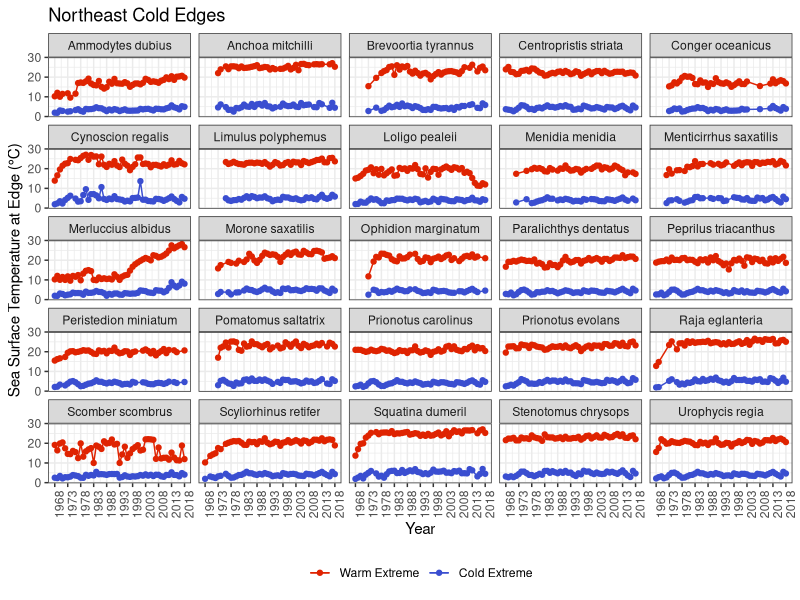
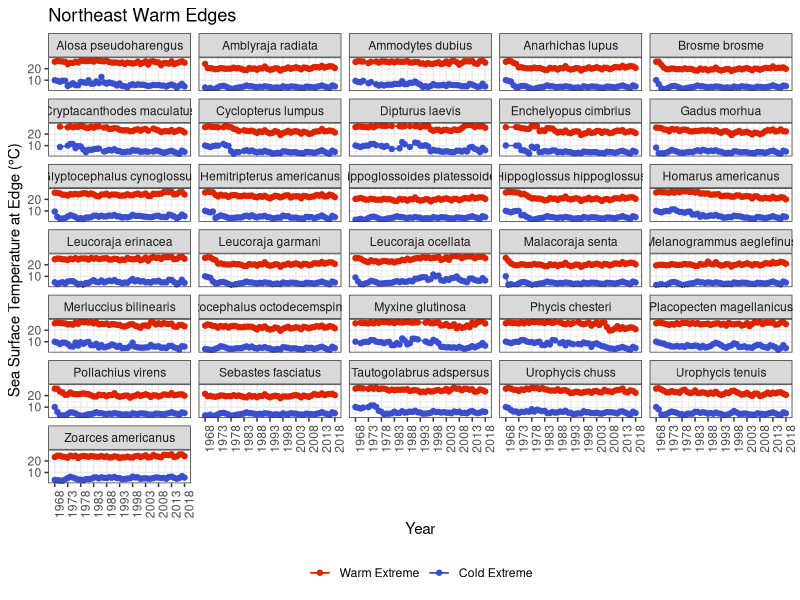
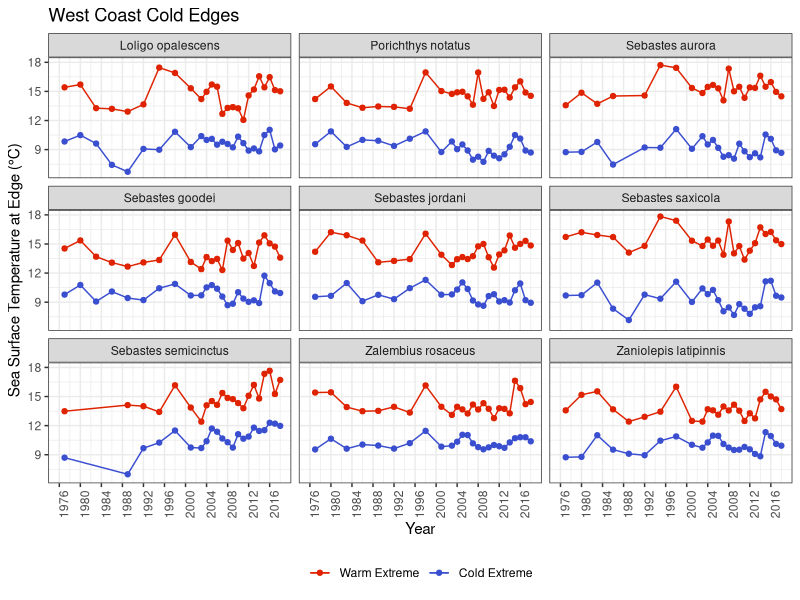
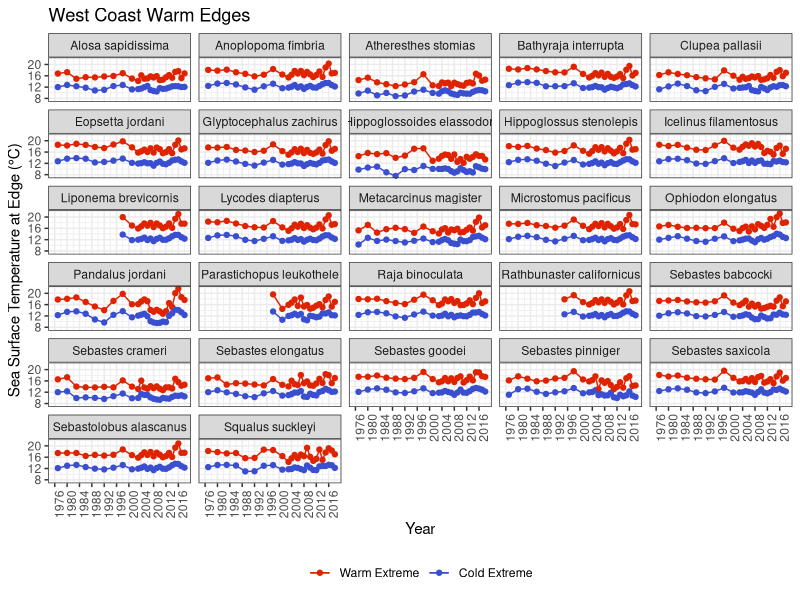
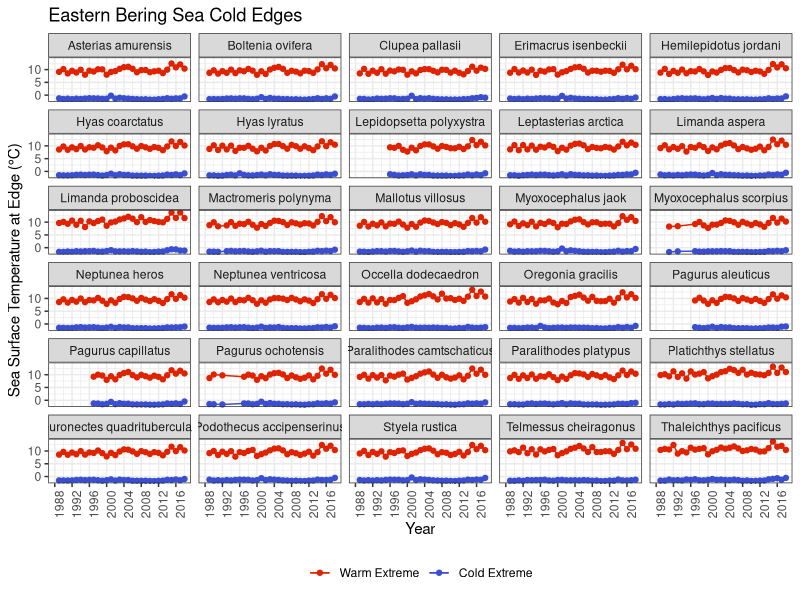
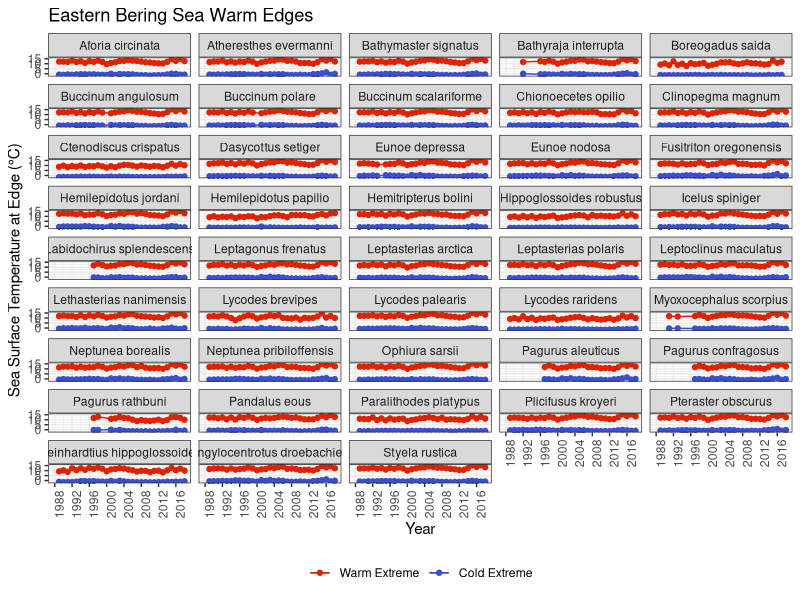
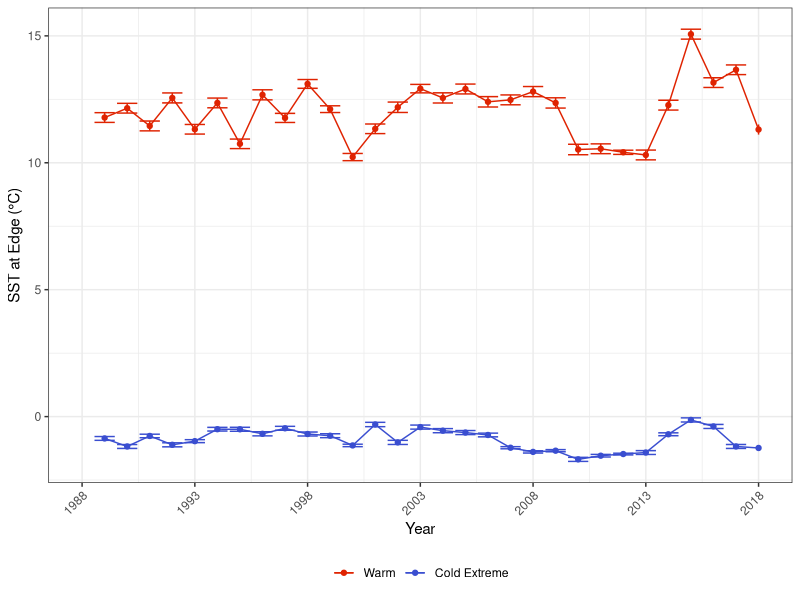
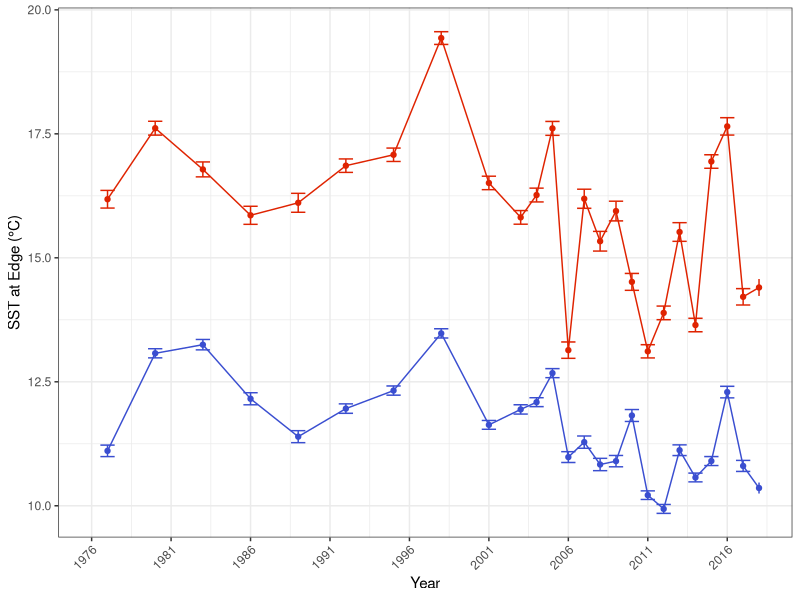

Recreate these plots in R, in order.
library(tidyverse)
library(here)

spp.bayes.niche.lm.stats <- read_csv( here("results","species_bayes_niche_lm_summary.csv"))

dat.predict.niche <- read_csv(here("processed-data","species_thermal_niche_v_time.csv"))

# make example plots for methods schematic 
ex.spp1 <- "chionoecetes opilio" # snow crab 
ex.spp2 <- "centropristis striata" # black seabass
ex.spp3 <- "sebastes pinniger" # canary rockfish

ex.gg1 <- dat.predict.niche %>%
  filter(region=="ebs",quantile=="quantile_0.01", species==ex.spp1) %>%
  mutate(species = str_to_sentence(species)) %>%
  ggplot(aes(x=year_match, y=sst, ymin=sst-sstSE, ymax=sst+sstSE, color=predicted.var)) +
  geom_point() +
  geom_line() +
  geom_errorbar() +
  scale_color_manual(values=c("#DF2301","#3A4ED0"), labels=c("Warm","Cold Extreme")) +
  theme_bw() +
  labs(x="Year",y="SST at Edge (°C)", color=NULL) +
  theme(legend.position="bottom",
        axis.text.x = element_text(angle = 90))+
  scale_x_continuous(limits=c(1988, 2018), breaks=seq(1988, 2018, 5))+ 
  theme(axis.text.x=element_text(angle=45, hjust=1))+
  NULL


ex.gg3 <- dat.predict.niche %>%
  filter(region=="wc",quantile=="quantile_0.01", species==ex.spp3) %>%
  mutate(species = str_to_sentence(species)) %>%
  ggplot(aes(x=year_match, y=sst, ymin=sst-sstSE, ymax=sst+sstSE, color=predicted.var)) +
  geom_point() +
  geom_line() +
  geom_errorbar() +
  scale_color_manual(values=c("#DF2301","#3A4ED0"), labels=c("Warm Extreme","Cold Extreme")) +
  theme_bw() +
  labs(x="Year",y="SST at Edge (°C)", color=NULL) +
  theme(legend.position="none", # plot is too small!
        axis.text.x = element_text(angle = 90))+
  scale_x_continuous(limits=c(1976, 2018), breaks=seq(1976, 2018, 5))+
  theme(axis.text.x=element_text(angle=45, hjust=1))+
  NULL

ggsave(ex.gg1, dpi=600, width=1.5, height=1.5, filename=here("results",paste0("example_niche_",ex.spp1,".png")), scale=1.5)
ggsave(ex.gg3, dpi=600, width=1.5, height=1.5, filename=here("results",paste0("example_niche_",ex.spp3,".png")), scale=1.5)


# make regional plots for supplement 
neus.cold.niche.time.gg <- dat.predict.niche %>%
  filter(region=="neus", quantile=="quantile_0.99") %>%
  mutate(species = str_to_sentence(species)) %>%
  ggplot(aes(x=year_match, y=sst, ymin=sst-sstSE, ymax=sst+sstSE, color=predicted.var)) +
  geom_point() +
  geom_line() +
  geom_errorbar() +
  scale_color_manual(values=c("#DF2301","#3A4ED0"), labels=c("Warm Extreme","Cold Extreme")) +
  theme_bw() +
  labs(x="Year",y="Sea Surface Temperature at Edge (°C)", title="Northeast Cold Edges", color=NULL) +
  theme(legend.position="bottom",
        axis.text.x = element_text(angle = 90))+
  scale_x_continuous(limits=c(1968, 2018), breaks=seq(1968, 2018, 5))+ 
  facet_wrap(~species, ncol=5) +
  NULL
neus.cold.niche.time.gg

neus.warm.niche.time.gg <- dat.predict.niche %>%
  filter(region=="neus", quantile=="quantile_0.01") %>%
  mutate(species = str_to_sentence(species)) %>%
  ggplot(aes(x=year_match, y=sst, ymin=sst-sstSE, ymax=sst+sstSE, color=predicted.var)) +
  geom_point() +
  geom_line() +
  geom_errorbar() +
  scale_color_manual(values=c("#DF2301","#3A4ED0"), labels=c("Warm Extreme","Cold Extreme")) +
  theme_bw() +
  labs(x="Year",y="Sea Surface Temperature at Edge (°C)",title="Northeast Warm Edges",  color=NULL) +
  theme(legend.position="bottom",
        axis.text.x = element_text(angle = 90))+
  scale_x_continuous(limits=c(1968, 2018), breaks=seq(1968, 2018, 5))+ 
  facet_wrap(~species, ncol=5) +
  NULL
neus.warm.niche.time.gg

wc.cold.niche.time.gg <- dat.predict.niche %>%
  filter(region=="wc", quantile=="quantile_0.99") %>%
  mutate(species = str_to_sentence(species)) %>%
  ggplot(aes(x=year_match, y=sst, ymin=sst-sstSE, ymax=sst+sstSE, color=predicted.var)) +
  geom_point() +
  geom_line() +
  geom_errorbar() +
  scale_color_manual(values=c("#DF2301","#3A4ED0"), labels=c("Warm Extreme","Cold Extreme")) +
  theme_bw() +
  labs(x="Year",y="Sea Surface Temperature at Edge (°C)", title="West Coast Cold Edges", color=NULL) +
  theme(legend.position="bottom",
        axis.text.x = element_text(angle = 90))+
  scale_x_continuous(limits=c(1976, 2018), breaks=seq(1976, 2018, 4))+ 
  facet_wrap(~species, ncol=3) +
  NULL
wc.cold.niche.time.gg

wc.warm.niche.time.gg <- dat.predict.niche %>%
  filter(region=="wc", quantile=="quantile_0.01") %>%
  mutate(species = str_to_sentence(species)) %>%
  ggplot(aes(x=year_match, y=sst, ymin=sst-sstSE, ymax=sst+sstSE, color=predicted.var)) +
  geom_point() +
  geom_line() +
  geom_errorbar() +
  scale_color_manual(values=c("#DF2301","#3A4ED0"), labels=c("Warm Extreme","Cold Extreme")) +
  theme_bw() +
  labs(x="Year",y="Sea Surface Temperature at Edge (°C)",title="West Coast Warm Edges",  color=NULL) +
  theme(legend.position="bottom",
        axis.text.x = element_text(angle = 90))+
  scale_x_continuous(limits=c(1976, 2018), breaks=seq(1976, 2018, 4))+ 
  facet_wrap(~species, ncol=5) +
  NULL
wc.warm.niche.time.gg

ebs.cold.niche.time.gg <- dat.predict.niche %>%
  filter(region=="ebs", quantile=="quantile_0.99") %>%
  mutate(species = str_to_sentence(species)) %>%
  ggplot(aes(x=year_match, y=sst, ymin=sst-sstSE, ymax=sst+sstSE, color=predicted.var)) +
  geom_point() +
  geom_line() +
  geom_errorbar() +
  scale_color_manual(values=c("#DF2301","#3A4ED0"), labels=c("Warm Extreme","Cold Extreme")) +
  theme_bw() +
  labs(x="Year",y="Sea Surface Temperature at Edge (°C)", title="Eastern Bering Sea Cold Edges", color=NULL) +
  theme(legend.position="bottom",
        axis.text.x = element_text(angle = 90))+
  scale_x_continuous(limits=c(1988, 2018), breaks=seq(1988, 2018, 4))+ 
  facet_wrap(~species, ncol=5) +
  NULL
ebs.cold.niche.time.gg

ebs.warm.niche.time.gg <- dat.predict.niche %>%
  filter(region=="ebs", quantile=="quantile_0.01") %>%
  mutate(species = str_to_sentence(species)) %>%
  ggplot(aes(x=year_match, y=sst, ymin=sst-sstSE, ymax=sst+sstSE, color=predicted.var)) +
  geom_point() +
  geom_line() +
  geom_errorbar() +
  scale_color_manual(values=c("#DF2301","#3A4ED0"), labels=c("Warm Extreme","Cold Extreme")) +
  theme_bw() +
  labs(x="Year",y="Sea Surface Temperature at Edge (°C)",title="Eastern Bering Sea Warm Edges",  color=NULL) +
  theme(legend.position="bottom",
        axis.text.x = element_text(angle = 90))+
  scale_x_continuous(limits=c(1988, 2018), breaks=seq(1988, 2018, 4))+ 
  
  facet_wrap(~species, ncol=5) +
  NULL
ebs.warm.niche.time.gg


ggsave(neus.cold.niche.time.gg, filename=here("results","neus_cold_edge_niche_shifts_v_time.png"), height=10.5,width=8.25, dpi=160, scale=1.2)
ggsave(neus.warm.niche.time.gg, filename=here("results","neus_warm_edge_niche_shifts_v_time.png"), height=10.5,width=8.25,dpi=160, scale=1.2)

ggsave(wc.cold.niche.time.gg, filename=here("results","wc_cold_edge_niche_shifts_v_time.png"), height=10.5,width=8.25,dpi=160, scale=1.2)
ggsave(wc.warm.niche.time.gg, filename=here("results","wc_warm_edge_niche_shifts_v_time.png"), height=10.5,width=8.25, dpi=160, scale=1.2)

ggsave(ebs.cold.niche.time.gg, filename=here("results","ebs_cold_edge_niche_shifts_v_time.png"), height=10.5,width=8.25,dpi=160, scale=1.2)
ggsave(ebs.warm.niche.time.gg, filename=here("results","ebs_warm_edge_niche_shifts_v_time.png"), height=10.5,width=8.25, dpi=160, scale=1.2)
